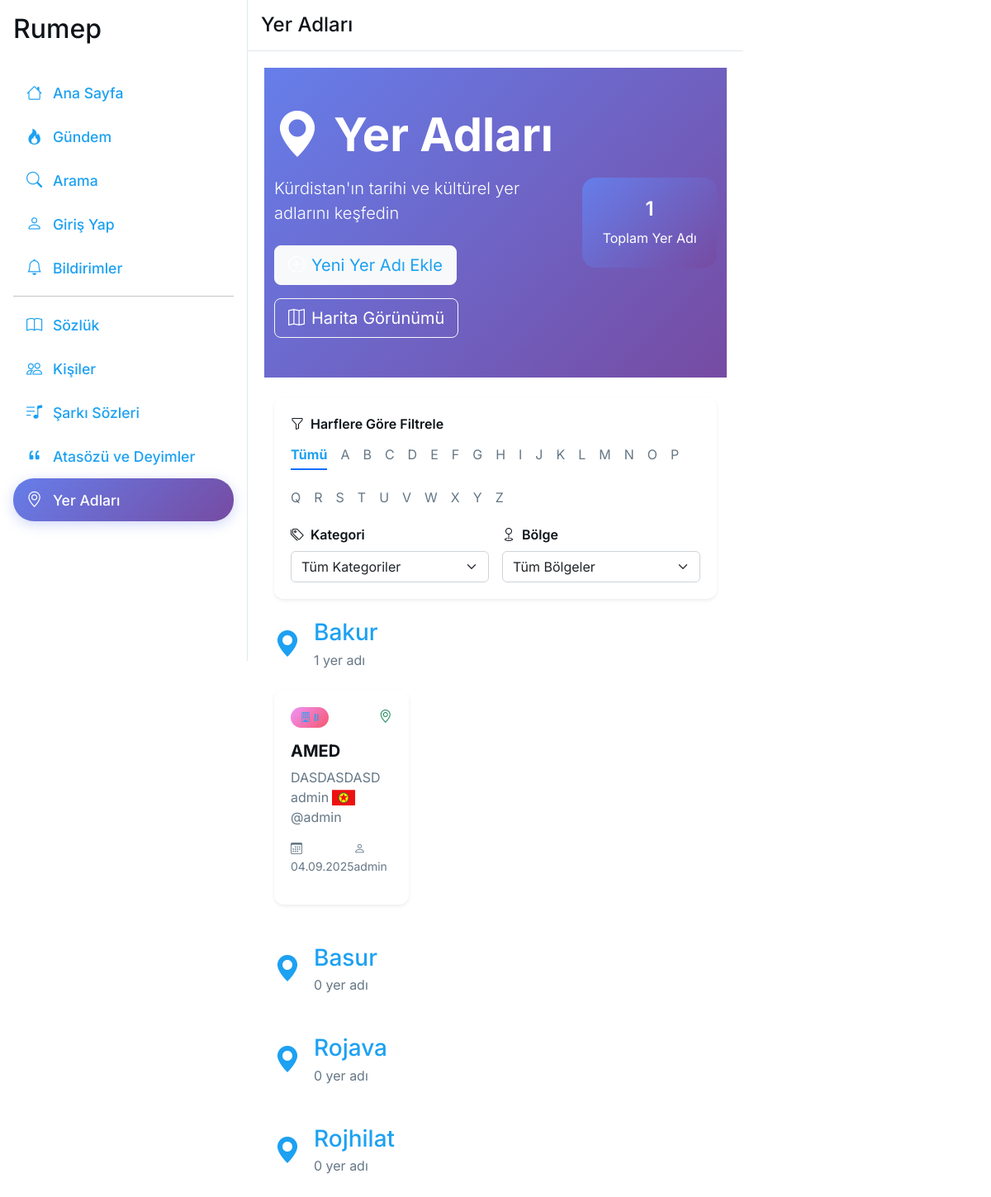
/yer-adlari/, run on the app's committed database.
### main/models.py (models this page shows, shortened)
class YerAdi(models.Model):
    ad = models.CharField(max_length=100, db_index=True)
    detay = models.TextField(max_length=5000, blank=True)
    kategori = models.CharField(
        max_length=20,
        choices=[
            ('il', _('İl/Şehir')),
            ('ilce', _('İlçe')),
            ('kasaba', _('Kasaba')),
            ('belde', _('Belde')),
            ('koy', _('Köy')),
        ],
        verbose_name=_('Kategori')
    )
    bolge = models.CharField(
        max_length=20,
        choices=[
            ('bakur', 'Bakur'),
            ('basur', 'Başûr'),
            ('rojava', 'Rojava'),
            ('rojhilat', 'Rojhilat'),
        ],
        verbose_name=_('Kürdistan Bölgesi')
    )
    enlem = models.FloatField(null=True, blank=True, verbose_name=_('Enlem'))
    boylam = models.FloatField(null=True, blank=True, verbose_name=_('Boylam'))
    kullanici = models.ForeignKey(settings.AUTH_USER_MODEL, on_delete=models.CASCADE)
    eklenme_tarihi = models.DateTimeField(default=timezone.now)
    guncelleme_tarihi = models.DateTimeField(auto_now=True)
    parent = models.ForeignKey('self', null=True, blank=True, on_delete=models.SET_NULL, related_name='children', verbose_name=_('İlgili Yer'))
    class Meta:
        ordering = ['ad']
        verbose_name = _('Yer Adı')
        verbose_name_plural = _('Yer Adları')

class Profile(models.Model):
    USER_ROLES = [
        ('user', _('Kullanıcı')),
        ('writer', _('Yazar')),
        ('moderator', _('Moderatör')),
        ('admin', _('Admin')),
        ('super_admin', _('Süper Admin')),
    ]
    user = models.OneToOneField(settings.AUTH_USER_MODEL, on_delete=models.CASCADE)
    nickname = models.CharField(max_length=50)
    username = models.CharField(max_length=30, unique=True)
    biography = models.TextField(max_length=500, blank=True, null=True)
    instagram_username = models.CharField(max_length=30, blank=True, null=True)
    twitter_username = models.CharField(max_length=30, blank=True, null=True)
    youtube_url = models.URLField(blank=True, null=True, verbose_name=_('YouTube Kanalı'))
    tiktok_username = models.CharField(max_length=30, blank=True, null=True, verbose_name=_('TikTok Kullanıcı Adı'))
    linkedin_url = models.URLField(blank=True, null=True, verbose_name=_('LinkedIn Profili'))
    github_username = models.CharField(max_length=30, blank=True, null=True, verbose_name=_('GitHub Kullanıcı Adı'))
    website_url = models.URLField(blank=True, null=True, verbose_name=_('Kişisel Website'))
    facebook_username = models.CharField(max_length=30, blank=True, null=True, verbose_name=_('Facebook Kullanıcı Adı'))
    user_role = models.CharField(
        max_length=20,
        choices=USER_ROLES,
        default='user',
        verbose_name=_('Kullanıcı Rolü')
    )
    katki_puani = models.PositiveIntegerField(default=0)
    account_status = models.CharField(
        max_length=20,
        choices=[
            ('active', _('Aktif')),
            ('frozen', _('Dondurulmuş')),
            ('deletion_scheduled', _('Silinme Planlandı'))
        ],
        default='active'
    )
    scheduled_deletion_date = models.DateTimeField(blank=True, null=True)
    preferred_language = models.CharField(
        max_length=10,
        choices=[
            ('tr', _('Türkçe')),
            ('ku', _('Kürtçe')),
            ('en', _('İngilizce')),
        ],
        default='tr',
        blank=True
    )
    dark_mode = models.BooleanField(default=False, verbose_name=_('Karanlık Mod'))

### main/views/yer_adlari_views.py (the view)
# urls.py: path('yer-adlari/', yer_adlari_views.yer_adlari_anasayfa, name='yer_adlari_anasayfa'),
def yer_adlari_anasayfa(request):
    harf = request.GET.get('harf', '').upper()
    kategori = request.GET.get('kategori', '')
    yer_adlari = YerAdi.objects.all().order_by('ad')
    if harf:
        yer_adlari = yer_adlari.filter(ad__istartswith=harf)
    if kategori:
        yer_adlari = yer_adlari.filter(kategori=kategori)
    bolgeler = {
        'bakur': yer_adlari.filter(bolge='bakur').order_by('ad'),
        'basur': yer_adlari.filter(bolge='basur').order_by('ad'),
        'rojava': yer_adlari.filter(bolge='rojava').order_by('ad'),
        'rojhilat': yer_adlari.filter(bolge='rojhilat').order_by('ad'),
    }
    context = {
        'yer_adlari': yer_adlari,
        'bolgeler': bolgeler,
        'kategoriler': [choice[0] for choice in YerAdi.kategori.field.choices],
        'harfler': [chr(i) for i in range(65, 91)],  # A-Z
        'secili_harf': harf,
        'secili_kategori': kategori,
    }
    return render(request, 'main/yer_adlari/yer_adlari.html', context)

### main/templates/main/yer_adlari/yer_adlari.html (shortened to what this page needs)
{% extends 'main/base.html' %}
{% load static %}
{% load i18n %}
{% block page_header %}{% trans "Yer Adları" %}{% endblock %}
{% block content %}
<div class="container-fluid px-0">
    <div class="hero-section bg-gradient-primary text-white py-5 mb-4">
        <div class="container position-relative" style="z-index: 10;">
            <div class="row align-items-center">
                <div class="col-lg-8">
                    <h1 class="display-4 fw-bold mb-3">
                        <i class="bi bi-geo-alt-fill me-3"></i>{% trans "Yer Adları" %}
                    </h1>
                    <p class="lead mb-4">{% trans "Kürdistan'ın tarihi ve kültürel yer adlarını keşfedin" %}</p>
                    <div class="d-flex gap-3 flex-wrap" style="position: relative; z-index: 20;">
                        <a href="{% url 'yer_adi_ekle' %}" class="btn btn-light btn-lg" style="position: relative; z-index: 30;">
                            <i class="bi bi-plus-circle me-2"></i>{% trans "Yeni Yer Adı Ekle" %}
                        </a>
                        <button class="btn btn-outline-light btn-lg" onclick="toggleMapView()" style="position: relative; z-index: 30;">
                            <i class="bi bi-map me-2"></i>{% trans "Harita Görünümü" %}
                        </button>
                    </div>
                </div>
                <div class="col-lg-4 text-center">
                    <div class="stats-card bg-white bg-opacity-10 rounded-4 p-4" style="position: relative; z-index: 20;">
                        <h3 class="h2 mb-2">{{ yer_adlari.count }}</h3>
                        <p class="mb-0">{% trans "Toplam Yer Adı" %}</p>
                    </div>
                </div>
            </div>
        </div>
    </div>
    <div class="container">
        <div class="filters-section mb-4">
            <div class="card border-0 shadow-sm">
                <div class="card-body">
                    <div class="row g-3">
                        <div class="col-12">
                            <label class="form-label fw-semibold mb-2">
                                <i class="bi bi-funnel me-2"></i>{% trans "Harflere Göre Filtrele" %}
                            </label>
                            <div class="d-flex flex-wrap gap-3">
                                <a href="{% url 'yer_adlari_anasayfa' %}" class="text-decoration-none {% if not secili_harf %}text-primary fw-bold border-bottom border-primary border-2{% else %}text-muted{% endif %}" style="padding: 5px 0;">{% trans "Tümü" %}</a>
                                {% for harf in harfler %}
                                    <a href="?harf={{ harf }}" class="text-decoration-none {% if secili_harf == harf %}text-primary fw-bold border-bottom border-primary border-2{% else %}text-muted{% endif %}" style="padding: 5px 0;">{{ harf|upper }}</a>
                                {% endfor %}
                            </div>
                        </div>
                        <div class="col-md-6">
                            <label for="kategori-filter" class="form-label fw-semibold mb-2">
                                <i class="bi bi-tags me-2"></i>{% trans "Kategori" %}
                            </label>
                            <select id="kategori-filter" class="form-select" onchange="location.href='?kategori='+this.value">
                                <option value="">{% trans "Tüm Kategoriler" %}</option>
                            </select>
                        </div>
                        <div class="col-md-6">
                            <label for="bolge-filter" class="form-label fw-semibold mb-2">
                                <i class="bi bi-geo me-2"></i>{% trans "Bölge" %}
                            </label>
                            <select id="bolge-filter" class="form-select" onchange="location.href='?bolge='+this.value">
                                <option value="">{% trans "Tüm Bölgeler" %}</option>
                            </select>
                        </div>
                    </div>
                </div>
            </div>
        </div>
        <div class="places-grid">
            {% for bolge, bolge_yer_adlari in bolgeler.items %}
                <div class="region-section mb-5">
                    <div class="region-header d-flex align-items-center mb-4">
                        <div class="region-icon me-3">
                            <i class="bi bi-geo-alt-fill text-primary fs-2"></i>
                        </div>
                        <div>
                            <h2 class="h3 mb-1 text-primary">{{ bolge|capfirst }}</h2>
                            <p class="text-muted mb-0">{{ bolge_yer_adlari|length }} {% trans "yer adı" %}</p>
                        </div>
                    </div>
                    <div class="row g-4">
                        {% for yer_adi in bolge_yer_adlari %}
                            {% if yer_adi.kategori == 'il' %}
                                <div class="col-lg-6 col-xl-4">
                                    <div class="place-card card h-100 border-0 shadow-sm hover-lift">
                                        <div class="card-body">
                                            <div class="d-flex justify-content-between align-items-start mb-3">
                                                <div class="place-category">
                                                    <span class="badge bg-primary-subtle text-primary rounded-pill">
                                                        <i class="bi bi-building me-1"></i>{{ yer_adi.kategori|capfirst }}
                                                    </span>
                                                </div>
                                                {% if yer_adi.enlem and yer_adi.boylam %}
                                                    <i class="bi bi-geo-alt text-success" title="{% trans 'Koordinatlar mevcut' %}"></i>
                                                {% endif %}
                                            </div>
                                            <h5 class="card-title mb-2">
                                                <a href="{% url 'yer_adi_detay' yer_adi.id %}"
                                                   class="text-decoration-none text-dark fw-bold">
                                                    {{ yer_adi.ad }}
                                                </a>
                                            </h5>
                                            <p class="card-text text-muted mb-3">{{ yer_adi.detay|truncatechars:80 }}</p>
                                            <div class="place-meta d-flex justify-content-between align-items-center mb-3">
                                                <small class="text-muted">
                                                    <i class="bi bi-calendar3 me-1"></i>{{ yer_adi.eklenme_tarihi|date:"d.m.Y" }}
                                                </small>
                                                <small class="text-muted">
                                                    <i class="bi bi-person me-1"></i>{{ yer_adi.kullanici.profile.nickname }}
                                                </small>
                                            </div>
                                        </div>
                                    </div>
                                </div>
                            {% endif %}
                        {% endfor %}
                    </div>
                </div>
            {% endfor %}
        </div>
    </div>
</div>
{% endblock %}
{% block extra_css %}
    <link href="{% static 'main/css/yer_adlari_new.css' %}" rel="stylesheet">
{% endblock %}

### data on the page
YerAdi: kategori "Il", ad "AMED", detay "DASDASDASD admin  @admin", eklenme_tarihi "04.09.2025", kullanici.profile.nickname "admin"

### other printed values
{{ yer_adlari.count }} "1"
{{ harf|upper }} "A" "B" "C" "D" "E" "F" "G" "H" "I" "J" "K" "L" "M" "N" "O" "P" "Q" "R" "S" "T" "U" "V" "W" "X" "Y" "Z"
{{ bolge|capfirst }} "Bakur" "Basur" "Rojava" "Rojhilat"
{{ bolge_yer_adlari|length }} "1" "0" "0" "0"
